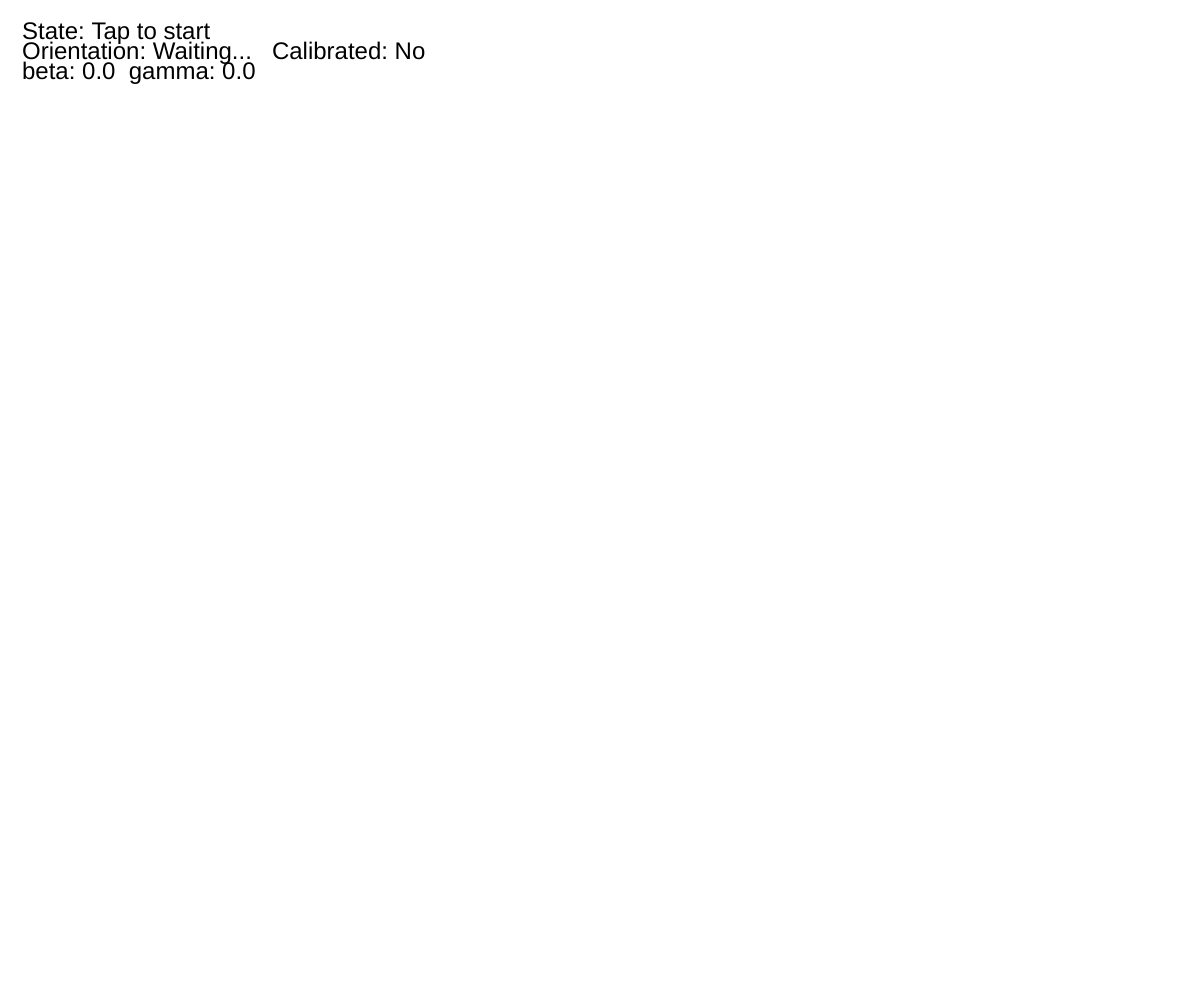
Frame 1 (no input)
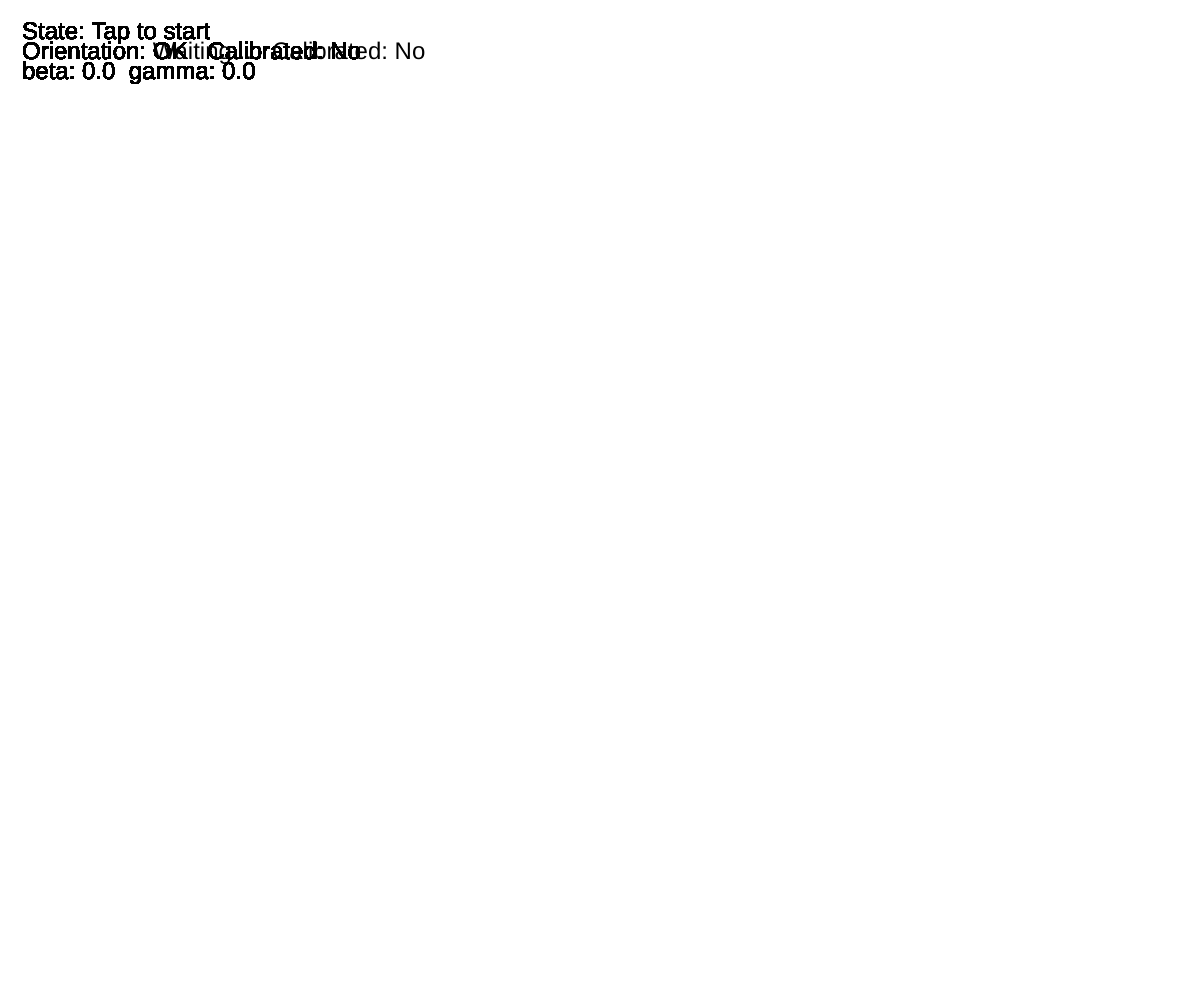
Frame 60 (no input)
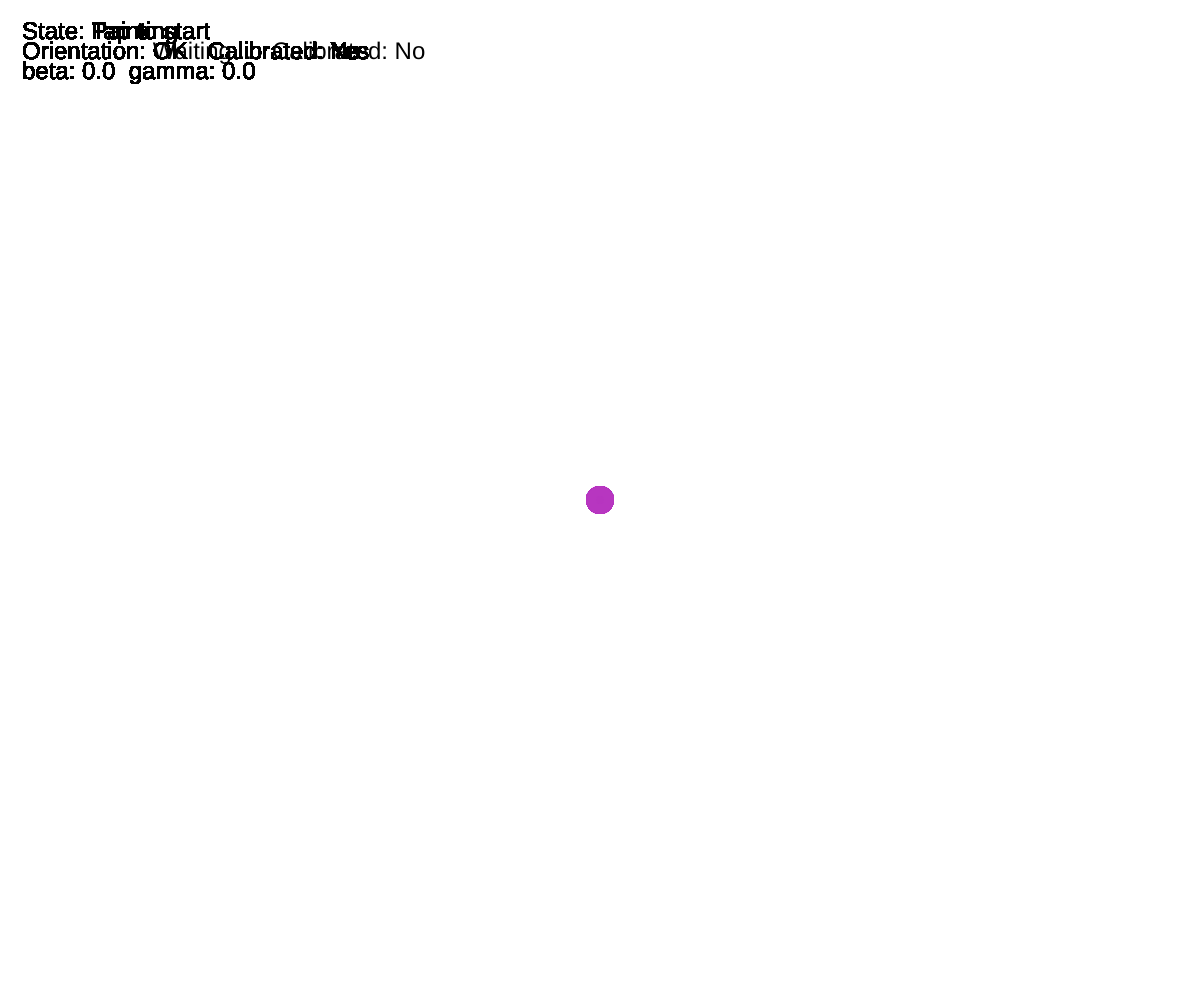
Frame 120 (the mouse pressed at the canvas centre since frame 60)

The p5.js sketch that drew these frames (run headless with seeded random() and noise() and a simulated clock; from frame 60 on, the mouse is pressed at the canvas centre):

// p5.js sketch
// ── sketch.js
/* 
Workshop_02: Tilt Painter
By Andres Serna
Feb 6 2026
*/

let brush;
let askButton;

// Device motion
let accX = 0, accY = 0, accZ = 0;
let rrateX = 0, rrateY = 0, rrateZ = 0;

// Device orientation
let rotateDegrees = 0;
let frontToBack = 0; // beta
let leftToRight = 0; // gamma

let hasOrientation = false;

// Calibration offsets
let beta0 = 0;
let gamma0 = 0;
let isCalibrated = false;

// Input shaping
const DEADZONE_DEG = 3;
const MAX_TILT_DEG = 30;
const INPUT_GAIN = 0.12;

// Painting logic
let startedPainting = false;
let userColor;

function setup() {
  createCanvas(windowWidth, windowHeight);
  angleMode(DEGREES);

  userColor = color(random(0, 255), random(0, 255), random(0, 255), 255);

  // Blank canvas once
  background(255);

  if (
    typeof DeviceMotionEvent.requestPermission === "function" &&
    typeof DeviceOrientationEvent.requestPermission === "function"
  ) {
    askButton = createButton("Enable Motion");
    askButton.position(width / 3, 16);
    askButton.style("font-size", "32px");
    askButton.style("padding", "37px 45px");
    askButton.mousePressed(handlePermissionButtonPressed);
  } else {
    window.addEventListener("devicemotion", deviceMotionHandler, true);
    window.addEventListener("deviceorientation", deviceTurnedHandler, true);
  }
}

function draw() {
  // no background() so drawing persists

  if (brush && startedPainting && hasOrientation) {
    if (!isCalibrated) calibrateTilt();

    const input = getTiltInputVector();
    brush.applyInput(input);
    brush.updateAndPaint();
  }

  drawHUD();
}

function handlePermissionButtonPressed() {
  DeviceMotionEvent.requestPermission()
    .then((response) => {
      if (response === "granted") {
        window.addEventListener("devicemotion", deviceMotionHandler, true);
      }
    })
    .catch(console.error);

  DeviceOrientationEvent.requestPermission()
    .then((response) => {
      if (response === "granted") {
        window.addEventListener("deviceorientation", deviceTurnedHandler, true);
        if (askButton) askButton.html("Motion ON");
      }
    })
    .catch(console.error);
}

function deviceMotionHandler(event) {
  if (event.acceleration) {
    accX = event.acceleration.x ?? 0;
    accY = event.acceleration.y ?? 0;
    accZ = event.acceleration.z ?? 0;
  }

  if (event.rotationRate) {
    rrateZ = event.rotationRate.alpha ?? 0;
    rrateX = event.rotationRate.beta ?? 0;
    rrateY = event.rotationRate.gamma ?? 0;
  }
}

function deviceTurnedHandler(event) {
  rotateDegrees = event.alpha ?? 0;
  frontToBack = event.beta ?? 0;
  leftToRight = event.gamma ?? 0;
  hasOrientation = true;
}

function calibrateTilt() {
  beta0 = frontToBack;
  gamma0 = leftToRight;
  isCalibrated = true;
}

function getTiltInputVector() {
  let tiltY = frontToBack - beta0;
  let tiltX = leftToRight - gamma0;

  tiltX = applyDeadzone(tiltX, DEADZONE_DEG);
  tiltY = applyDeadzone(tiltY, DEADZONE_DEG);

  tiltX = constrain(tiltX, -MAX_TILT_DEG, MAX_TILT_DEG);
  tiltY = constrain(tiltY, -MAX_TILT_DEG, MAX_TILT_DEG);

  const nx = tiltX / MAX_TILT_DEG;
  const ny = tiltY / MAX_TILT_DEG;

  return createVector(nx, ny).mult(INPUT_GAIN);
}

function applyDeadzone(v, dz) {
  return Math.abs(v) < dz ? 0 : v;
}

function touchStarted() {
  if (!brush) {
    // spawn in center (your request)
    brush = new Brush(width / 2, height / 2, userColor);
    startedPainting = true;

    if (hasOrientation) calibrateTilt();
  } else {
    if (hasOrientation) calibrateTilt();
  }
  return false;
}

function mousePressed() {
  if (!brush) {
    brush = new Brush(width / 2, height / 2, userColor);
    startedPainting = true;

    if (hasOrientation) calibrateTilt();
  } else {
    if (hasOrientation) calibrateTilt();
  }
}

function drawHUD() {
  push();
  noStroke();
  fill(0);
  textSize(24);
  textAlign(LEFT, TOP);

  const status = hasOrientation ? "OK" : "Waiting...";
  const cal = isCalibrated ? "Yes" : "No";
  const state = brush ? "Painting" : "Tap to start";
  text(`State: ${state}`, 22, 20);
  text(`Orientation: ${status}   Calibrated: ${cal}`, 22, 40);
  text(`beta: ${frontToBack.toFixed(1)}  gamma: ${leftToRight.toFixed(1)}`, 22, 60);
  pop();
}

function windowResized() {
  resizeCanvas(windowWidth, windowHeight);
}
// ── agent.js
// Agent class (as a brush)

class Agent {
    constructor(x, y, brushColor) {
        this.position = createVector(x, y);
        this.prevPosition = this.position.copy();

        this.velocity = createVector(0, 0);
        this.maxSpeed = 3.5;

        this.friction = 0.92;

        this.baseSize = 28; // smaller feels more like a brush head
        this.brushColor = brushColor;

        this.brushWeight = 0;
    }

    applyInput(inputVec) {
        this.velocity.add(inputVec);

        if (this.velocity.mag() > this.maxSpeed) {
            this.velocity.setMag(this.maxSpeed);
        }
    }

    updateAndPaint() {
        this.velocity.mult(this.friction);
        if (this.velocity.mag() < 0.02) this.velocity.set(0, 0);

        this.prevPosition.set(this.position);
        this.position.add(this.velocity);

        // keep inside canvas (painting feels better than bouncing)
        this.position.x = constrain(this.position.x, 0, width);
        this.position.y = constrain(this.position.y, 0, height);

        this.paint();
        this.displayHead();
    }

    paint() {
        push();
        stroke(this.brushColor);
        strokeWeight(this.brushWeight);
        strokeCap(ROUND);
        line(this.prevPosition.x, this.prevPosition.y, this.position.x, this.position.y);
        pop();
    }

    displayHead() {
        push();
        noStroke();
        fill(userColor, userColor, userColor, userColor);
        circle(this.position.x, this.position.y, this.baseSize);
        pop();
    }
}
// ── brush.js
// Brush class

class Brush {
    constructor(x, y, brushColor) {
        this.position = createVector(x, y);
        this.prevPosition = this.position.copy();

        this.velocity = createVector(0, 0);
        this.maxSpeed = 3.5;
        this.friction = 0.92;

        this.baseSize = 28;
        this.brushColor = brushColor;

        // IMPORTANT: 0 means "no paint"
        this.brushWeight = 8;
    }

    applyInput(inputVec) {
        this.velocity.add(inputVec);
        if (this.velocity.mag() > this.maxSpeed) this.velocity.setMag(this.maxSpeed);
    }

    updateAndPaint() {
        this.velocity.mult(this.friction);
        if (this.velocity.mag() < 0.02) this.velocity.set(0, 0);

        this.prevPosition.set(this.position);
        this.position.add(this.velocity);

        // keep inside canvas
        this.position.x = constrain(this.position.x, 0, width);
        this.position.y = constrain(this.position.y, 0, height);

        this.paint();
        this.displayHead();
    }

    paint() {
        push();
        stroke(this.brushColor);
        strokeWeight(this.brushWeight);
        strokeCap(ROUND);
        line(this.prevPosition.x, this.prevPosition.y, this.position.x, this.position.y);
        pop();
    }

    displayHead() {
        push();
        noStroke();

        // draw a translucent head using the brush color
        const headCol = color(this.brushColor);
        headCol.setAlpha(85);
        fill(headCol);

        circle(this.position.x, this.position.y, this.baseSize);
        pop();
    }
}
